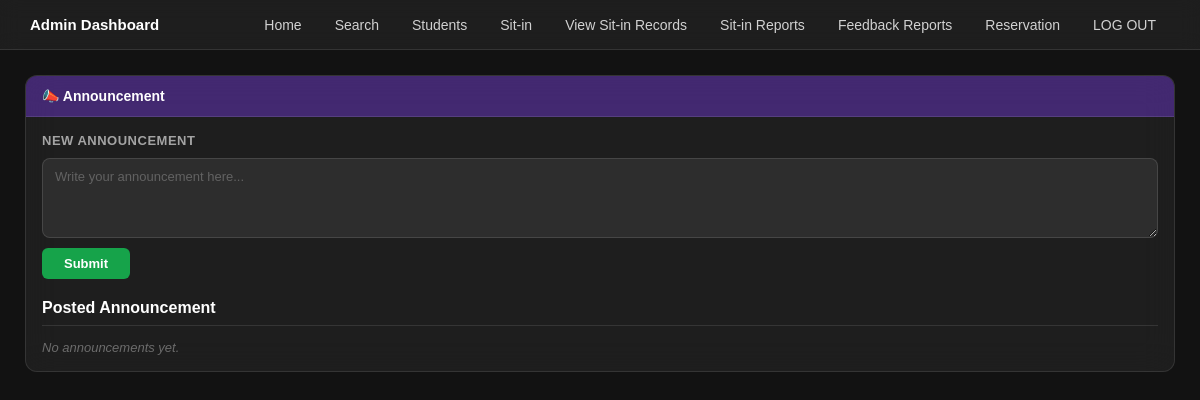
Before: /admin.php (signed in) with the older database file.
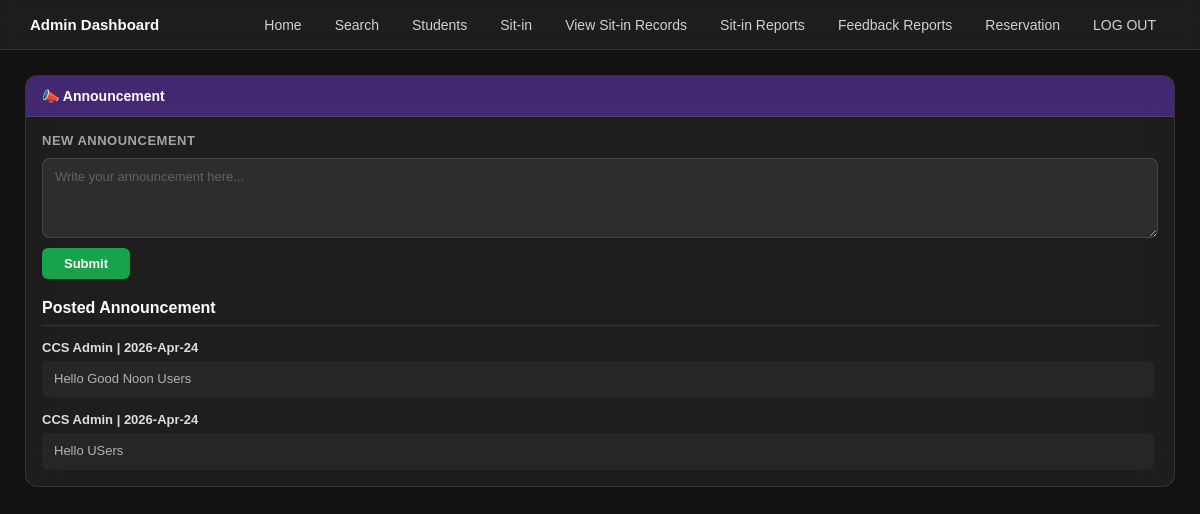
After: the same page with the newer database file.
### tables this page shows
CREATE TABLE `announcements` (
  `id` int(11) NOT NULL,
  `posted_by` varchar(100) NOT NULL DEFAULT 'CCS Admin',
  `content` text NOT NULL,
  `created_at` datetime NOT NULL DEFAULT current_timestamp()
);

### admin.php (the view, shortened to what this page needs)
<?php
require_once("includes/dbh.inc.php");
$announcements = $pdo->query("SELECT * FROM announcements ORDER BY created_at DESC")
                      ->fetchAll(PDO::FETCH_ASSOC);
?>
<!DOCTYPE html>
<html lang="en">
<head>
    <link rel="stylesheet" href="style.css">
</head>
<body>
<nav>
    <span class="nav-brand">Admin Dashboard</span>
    <ul class="nav-links">
        <li><a href="admin.php">Home</a></li>
        <li><a href="#" onclick="openSearch(); return false;">Search</a></li>
        <li><a href="adminStudent.php">Students</a></li>
        <li><a href="sitin.php">Sit-in</a></li>
        <li><a href="sitinRecord.php">View Sit-in Records</a></li>
        <li><a href="#">Sit-in Reports</a></li>
        <li><a href="#">Feedback Reports</a></li>
        <li><a href="#">Reservation</a></li>
        <li><a href="logout.php">LOG OUT</a></li>
    </ul>
</nav>
<div class="admin-home-container">
    <div class="admin-panel" id="announcement-panel">
        <div class="panel-header">&#x1F4E3; Announcement</div>
        <div class="panel-body">
            <form method="POST" action="admin.php" class="announcement-form">
                <label class="announce-label">New Announcement</label>
                <textarea name="announcement_content"
                          class="announce-textarea"
                          placeholder="Write your announcement here..."
                          required></textarea>
                <button type="submit" class="btn-announce">Submit</button>
            </form>
            <div class="posted-header">Posted Announcement</div>
            <div class="posted-list">
                <?php if (empty($announcements)): ?>
                    <p class="no-announce">No announcements yet.</p>
                <?php else: ?>
                    <?php foreach ($announcements as $a): ?>
                        <div class="posted-item">
                            <p class="posted-meta">
                                <?php echo htmlspecialchars($a['posted_by']); ?> |
                                <?php echo date('Y-M-d', strtotime($a['created_at'])); ?>
                            </p>
                            <p class="posted-content">
                                <?php echo nl2br(htmlspecialchars($a['content'])); ?>
                            </p>
                        </div>
                    <?php endforeach; ?>
                <?php endif; ?>
            </div>
        </div>
    </div>
</div>
</body>
</html>

Changed rows visible on the page:
added announcements: posted_by "CCS Admin", created_at "2026-Apr-24", content "Hello Good Noon Users"
added announcements: posted_by "CCS Admin", created_at "2026-Apr-24", content "Hello USers"
Other visible differences:
text no longer shown: "No announcements yet."
